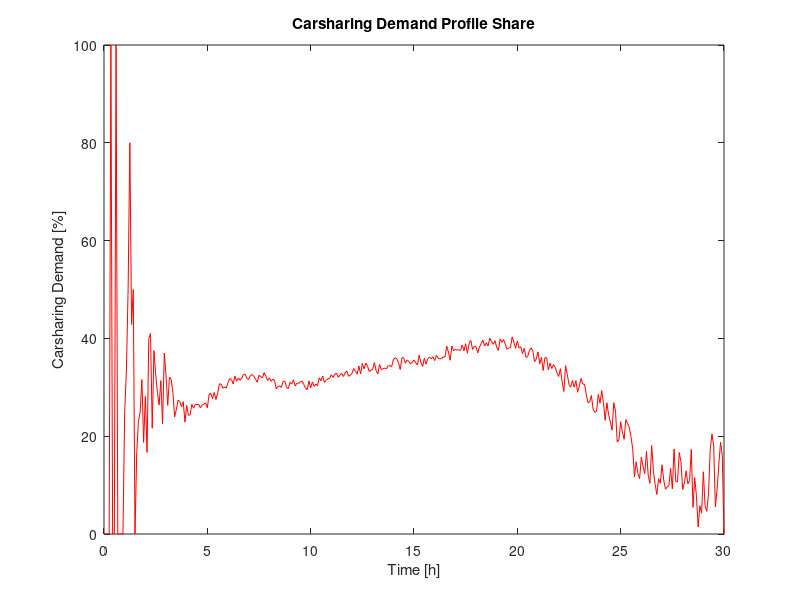
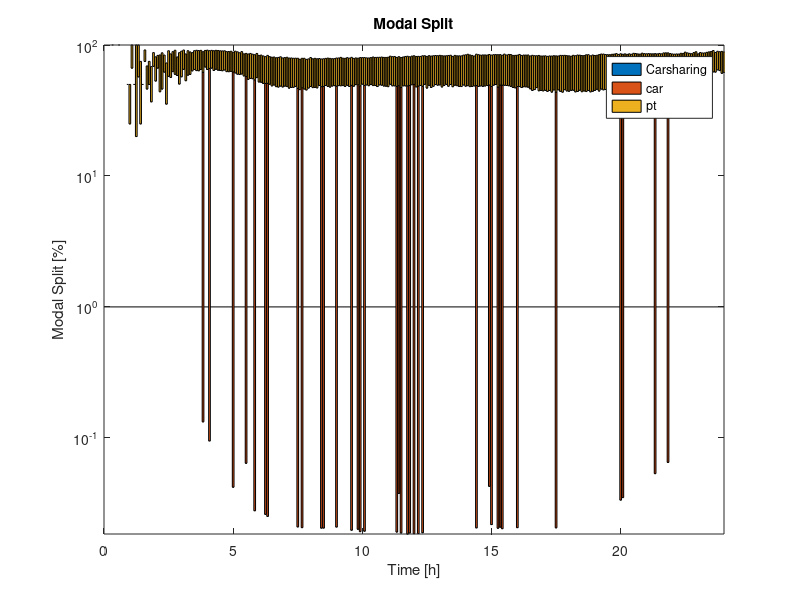

Write the MATLAB code that produced these figures, in order. (Note: this script raises an error after producing the figures.)
%MODAL SPLIT DURING THE DAY - plot

%% 1
% load ModalShiftXTime1.mat
% 
% Time = Demand(:,1);
% Timehour = Time./3600;
% Modes = [Demand(:,3) Demand(:,4) Demand(:,5)];
% Sum = Demand(:,2);
% 
% DemandPerc = Modes./Sum;
% DemandPerc(isnan(DemandPerc)) = 0;
% DemandPercTransition = [DemandPerc(:,3) DemandPerc(:,1) DemandPerc(:,2)];
% DemandPerc = DemandPercTransition*100;
% %DemandPerc(:,4) = 1-(DemandPerc(:,1)+DemandPerc(:,2)+DemandPerc(:,3));
% 
% plot(Timehour,DemandPerc(:,3),'g');
% xlim([0 30]);
% xlabel('Time [h]');
% ylabel('Carsharing Demand [%]');
% title('Carsharing Demand Profile Share');
% filename = sprintf('Twoway Demand Profile Share1.png');
% saveas(gca,filename);
% 
% bar(Timehour,DemandPerc,'stacked')
% set(gca, 'YScale', 'log')
% xlim([0 24]);
% ylim([0 100]);
% xlabel('Time [h]');
% ylabel('Modal Split [%]');
% title('Modal Split');
% legend('Carsharing','car','pt','Others');
% filename = sprintf('Modal Split1.png');
% saveas(gca,filename);
% 
% filename = sprintf('ModalSplit1.csv',y);
% fileID = fopen(filename,'w');
% ModalSplit = [Timehour DemandPerc];
% fprintf(fileID,'%f,%f,%f\n',ModalSplit');
% fclose(fileID);

%% 2
load ModalShiftXTime2.mat
Time = Demand(:,1);
Timehour = Time./3600;
Modes = [Demand(:,3) Demand(:,4) Demand(:,5)]; %Car PT Carsharing
Sum = Demand(:,2);

DemandPerc = Modes./Sum;
DemandPerc(isnan(DemandPerc)) = 0;
DemandPercTransition = [DemandPerc(:,3) DemandPerc(:,1) DemandPerc(:,2)]; %Carsharing Car PT
DemandPerc = DemandPercTransition*100;
%DemandPerc(:,4) = 1-(DemandPerc(:,1)+DemandPerc(:,2)+DemandPerc(:,3));

plot(Timehour,DemandPerc(:,3),'r')
xlim([0 30]);
xlabel('Time [h]');
ylabel('Carsharing Demand [%]');
title('Carsharing Demand Profile Share');
filename = sprintf('Twoway Demand Profile Share2.png');
saveas(gca,filename);

bar(Timehour,DemandPerc,'stacked')
set(gca, 'YScale', 'log')
xlim([0 24]);
ylim([0 inf]);
xlabel('Time [h]');
ylabel('Modal Split [%]');
title('Modal Split');
legend('Carsharing','car','pt','Others');
filename = sprintf('Modal Split2.png');
saveas(gca,filename);
% set(gca, 'YScale', 'linear')

filename = sprintf('ModalSplit2.csv',y);
fileID = fopen(filename,'w');
ModalSplit = DemandPerc;
fprintf(fileID,'%f,%f,%f\n',ModalSplit');
fclose(fileID);

%% 3
load ModalShiftXTime3.mat
Time = Demand(:,1);
Timehour = Time./3600;
Modes = [Demand(:,3) Demand(:,4) Demand(:,5)];
Sum = Demand(:,2);

DemandPerc = Modes./Sum;
DemandPerc(isnan(DemandPerc)) = 0;
DemandPercTransition = [DemandPerc(:,3) DemandPerc(:,1) DemandPerc(:,2)];
DemandPerc = DemandPercTransition*100;
%DemandPerc(:,4) = 1-(DemandPerc(:,1)+DemandPerc(:,2)+DemandPerc(:,3));

plot(Timehour,DemandPerc(:,3),'b')
xlim([0 30]);
xlabel('Time [h]');
ylabel('Carsharing Demand [%]');
title('Carsharing Demand Profile Share');
filename = sprintf('Twoway Demand Profile Share3.png');
saveas(gca,filename);

bar(Timehour,DemandPerc,'stacked')
set(gca, 'YScale', 'log')
xlim([0 24]);
ylim([0 inf]);
xlabel('Time [h]');
ylabel('Modal Split [%]');
title('Modal Split');
legend('Carsharing','car','pt','Others');
filename = sprintf('Modal Split3.png');
saveas(gca,filename);
% set(gca, 'YScale', 'linear')

filename = sprintf('ModalSplit3.csv',y);
fileID = fopen(filename,'w');
ModalSplit = DemandPerc;
fprintf(fileID,'%f,%f,%f\n',ModalSplit');
fclose(fileID);

%% 4
load ModalShiftXTime4.mat
Time = Demand(:,1);
Timehour = Time./3600;
Modes = [Demand(:,3) Demand(:,4) Demand(:,5)];
Sum = Demand(:,2);

DemandPerc = Modes./Sum;
DemandPerc(isnan(DemandPerc)) = 0;
DemandPercTransition = [DemandPerc(:,3) DemandPerc(:,1) DemandPerc(:,2)];
DemandPerc = DemandPercTransition*100;
%DemandPerc(:,4) = 1-(DemandPerc(:,1)+DemandPerc(:,2)+DemandPerc(:,3));

plot(Timehour,DemandPerc(:,3),'m')
xlim([0 30]);
xlabel('Time [h]');
ylabel('Carsharing Demand [%]');
title('Carsharing Demand Profile Share');
filename = sprintf('Twoway Demand Profile Share4.png');
saveas(gca,filename);

bar(Timehour,DemandPerc,'stacked')
set(gca, 'YScale', 'log')
xlim([0 24]);
ylim([0 inf]);
xlabel('Time [h]');
ylabel('Modal Split [%]');
title('Modal Split');
legend('Carsharing','car','pt','Others');
filename = sprintf('Modal Split4.png');
saveas(gca,filename);
% set(gca, 'YScale', 'linear')

filename = sprintf('ModalSplit4.csv',y);
fileID = fopen(filename,'w');
ModalSplit = DemandPerc;
fprintf(fileID,'%f,%f,%f\n',ModalSplit');
fclose(fileID);